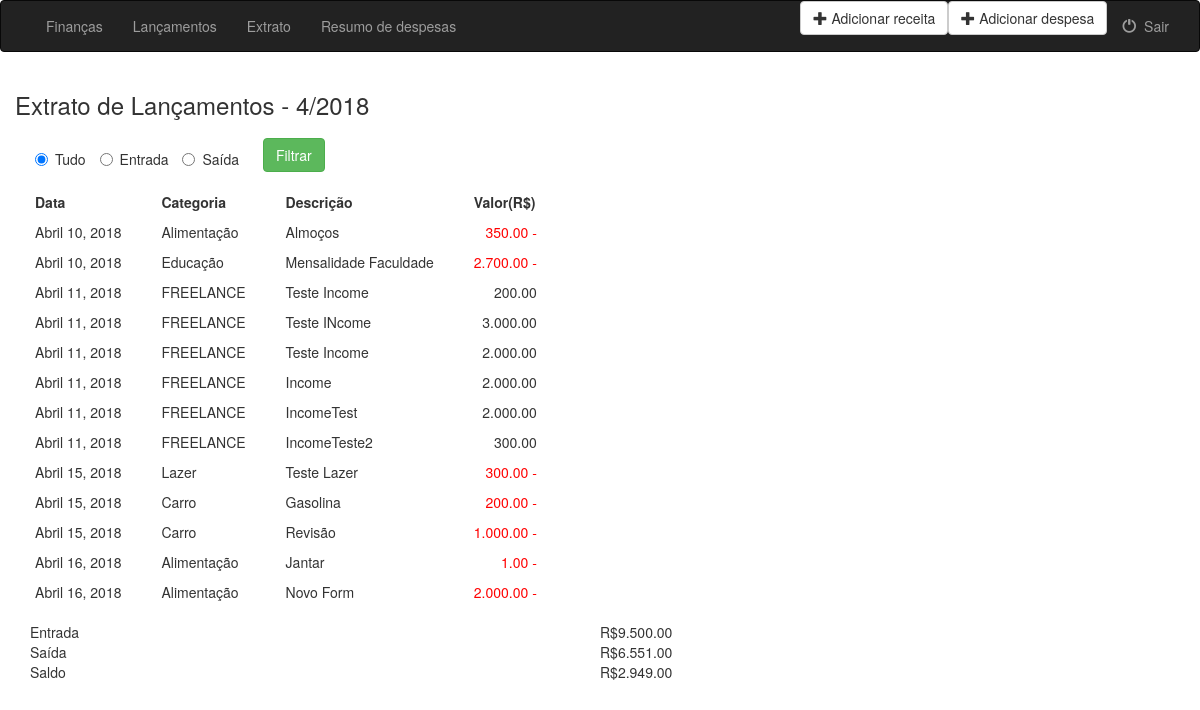
Before: /finances/entries_statement/ (signed in) with the older database file.
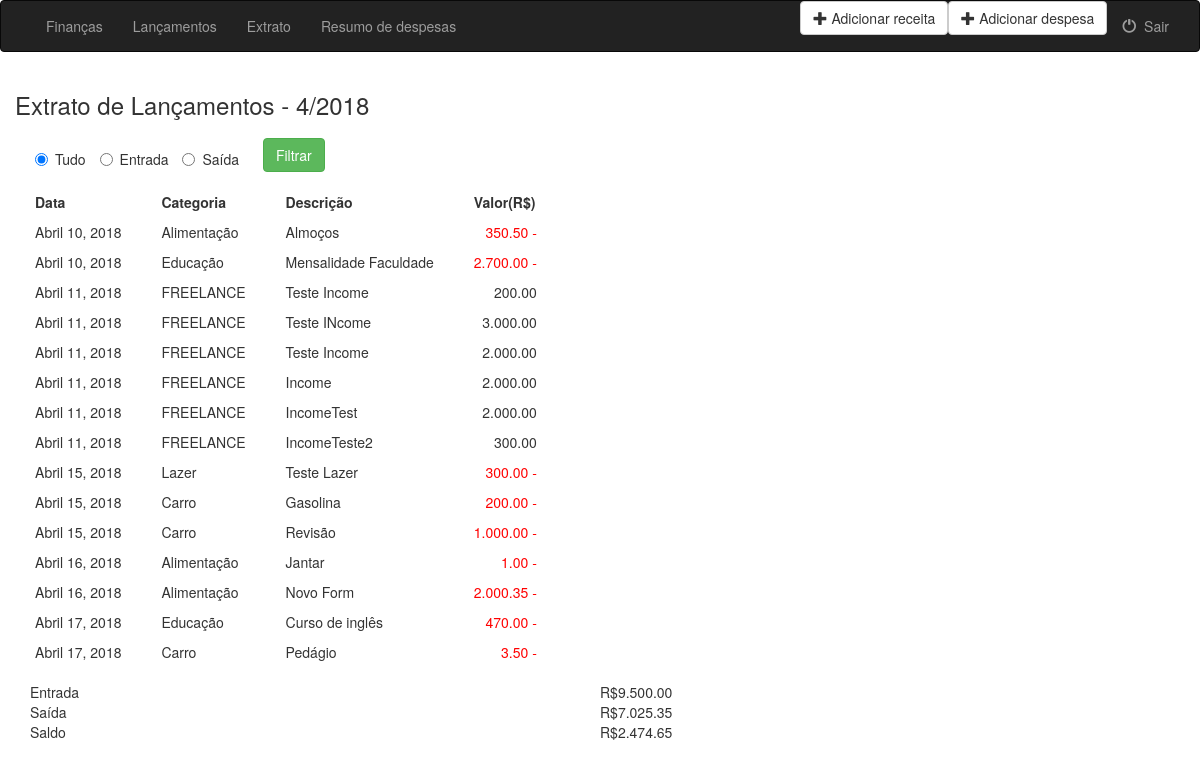
After: the same page with the newer database file.
### finances/models.py (models this page shows, shortened)
class Entry(models.Model):
    agent = models.ForeignKey(User, on_delete=models.CASCADE)
    category = models.ForeignKey(Category, on_delete=models.CASCADE)
    description = models.CharField(max_length=100)
    amount = models.FloatField()
    entry_date = models.DateField(default=timezone.now)
    objects = EntryManager()

class Category(models.Model):
    INCOME = 'IN'
    EXPENSE = 'EX'
    ENTRY_TYPE_CHOICES = (
        (INCOME, 'INCOME'),
        (EXPENSE, 'EXPENSE'),
    )
    entries_type = models.CharField(
        max_length=2,
        choices=ENTRY_TYPE_CHOICES,
        default= EXPENSE,
    )
    description = models.CharField(max_length=100)

### finances/views.py (the view)
# urls.py: path('entries_statement/', views.EntriesStatement.as_view(), name='entries_statement'),
class EntriesStatement(LoginRequiredMixin, View):
    template_name = 'finances/entries_statement.html'
    login_url = "finances:login_user"
    def get(self, request):
        return get_list_entries(request, None, self.template_name)

### finances/models.py (called while the page is built)
    def get_entries(self, user, month, year, limit, entry_type):
        try:
            return self.order_by('entry_date').filter(
                agent=user, category__in=Category.objects.filter(entries_type__in=entry_type),
                entry_date__month=month, entry_date__year=year
                )[:limit]
        except ObjectDoesNotExist:
            return None

    def get_incomes(self, user, month, year, limit):
        return self.get_entries(user, month, year, limit, [('IN')])

    def get_expenses(self, user, month, year, limit):
        return self.get_entries(user, month, year, limit, [('EX')])

    def get_all_entries(self, user, month, year, limit):
        return self.get_entries(user, month, year, limit, [('IN'), ('EX')])

    def get_entries_amount(self, user, entries):
        return entries.aggregate(Sum('amount'))

    def get_amount_expenses_by_category(self, user, month, year, limit):
        expenses = self.get_expenses(user, month, year, limit)
        return expenses.order_by('category__description').values('category__description').annotate(Sum('amount'))

    def get_expenses_by_category(self, user, month, year, limit):
        expenses = self.get_expenses(user, month, year, limit).values('category__description', 'description', 'amount', 'entry_date')
        return expenses.order_by('category__description', 'entry_date')

### finances/templatetags/format_currency.py (called while the page is built)
@register.filter
def format_currency_symbol(value):
    value = round(float(value), 2)
    return "R$%s%s" % (intcomma(int(value)), ("%0.2f" % value)[-3:])

@register.filter
def format_currency(value):
    value = round(float(value), 2)
    return "%s%s" % (intcomma(int(value)), ("%0.2f" % value)[-3:])

### finances/templatetags/get_sum.py (called while the page is built)
@register.filter
def get_balance(income, expense):
    return income - expense

### finances/views.py (called while the page is built)
def get_years(current_year, limit):
    years = []
    for i in range(current_year - limit, current_year + limit):
        years.append(i)
    return years

### finances/templates/finances/entries_statement.html (shortened to what this page needs)
{% extends 'finances/base.html' %}
{% load format_currency %}
{% load get_sum %}
{% block body %}
<div class="container-fluid">
    <h3>Extrato de Lançamentos - {{current_month}}/{{current_year}}</h3>
    <div class="filter">
        <form class="form-horizontal" role="form" action="{% url 'finances:entries_statement'%}" method="get" enctype="multipart/form-data">
            <label class="radio-inline">
                <input type="radio" name="entry_type" value="all"  {% if entry_type == 'all'%}checked="checked" {% endif %}>Tudo
            </label>
            <label class="radio-inline"><input type="radio" name="entry_type" value="income" {% if entry_type == 'income'%}checked="checked" {% endif %}>Entrada</label>
            <label class="radio-inline"><input type="radio" name="entry_type" value="expense"  {% if entry_type == 'expense'%}checked="checked" {% endif %}>Saída</label>
            <div class="button-filter">
                <button type="submit" class="btn btn-success">Filtrar</button>
            </div>
        </form>
    </div>
    <table>
        <tr>
            <th>Data</th>
            <th>Categoria</th>
            <th>Descrição</th>
            <th>Valor(R$)</th>
        </tr>
        {% if entry_type == 'income' %}
            {% for entry in incomes %}
            <tr>
                <td>{{entry.entry_date}}</td>
                <td>{{entry.category.description}}</td>
                <td>{{entry.description}}</td>
                <td class= "income">{{entry.amount|format_currency}}</td>
            </tr>
            {% endfor %}
        {% else %}
            {% for entry in all_entries %}
            <tr>
                <td>{{entry.entry_date}}</td>
                <td>{{entry.category.description}}</td>
                <td>{{entry.description}}</td>
                {%if entry.category.entries_type == 'EX'%}
                    <td class="expense">{{entry.amount|format_currency}} -</td>
                {% else %}
                    <td class="income">{{entry.amount|format_currency}}</td>
                {% endif%}
            </tr>
            {% endfor %}
        {% endif %}
    </table>
    <div class="container">
        <br />
        <div class="row">
            <div class="col-sm-6">Entrada</div>
            <div class="col-sm">
                {{total_incomes.amount__sum|format_currency_symbol}}
            </div>
        </div>
        <div class="row">
            <div class="col-sm-6">Saída</div>
            <div class="col-sm"> {{total_expenses.amount__sum|format_currency_symbol}} </div>
        </div>
        <div class="row">
            <div class="col-sm-6">Saldo</div>
            <div class="col-sm">{{total_incomes.amount__sum|get_balance:total_expenses.amount__sum|format_currency_symbol}} </div>
        </div>
    </div>
</div>
{% endblock %}

### finances/templates/finances/base.html (shortened to what this page needs)
{% load staticfiles %}
<!DOCTYPE html>
<html lang="pt-br">
<head>
    <link rel="stylesheet" href="https://maxcdn.bootstrapcdn.com/bootstrap/3.3.6/css/bootstrap.min.css">
    <link rel="stylesheet" href="{% static 'css/entries.css' %}">
</head>
<body>
    <nav class="navbar navbar-inverse">
        <div class="container-fluid">
            <div class="collapse navbar-collapse" id="topNavBar">
                <ul class="nav navbar-nav">
                    <li><a href="{% url 'finances:index' %}">Finanças</a></li>
                    <li><a href="{% url 'finances:list_entry' %}">Lançamentos</a></li>
                    <li><a href="{% url 'finances:entries_statement' %}">Extrato</a></li>
                    <li><a href="{% url 'finances:entries_by_category' %}">Resumo de despesas</a></li>
                </ul>
                <ul class="nav navbar-nav navbar-right">
                    <li>
                        <form action="{% url 'finances:create_entry'%}" method="get" style="display: inline;">
                            <button type="submit" class="btn btn-default btn- sm">
                                <span class="glyphicon glyphicon-plus" aria-hidden="true"></span>&nbsp;Adicionar receita</button>
                        </form>
                    </li>
                    <li>
                        <form action="{% url 'finances:create_entry'%}" method="get" style="display: inline;">
                            <button type="submit" class="btn btn-default btn- sm">
                                <span class="glyphicon glyphicon-plus" aria-hidden="true"></span>&nbsp;Adicionar despesa</button>
                        </form>
                    </li>
                    <li>
                        <a href="{% url 'finances:logout_user' %}">
                            <span class="glyphicon glyphicon-off" aria-hidden="true"></span>&nbsp; Sair
                        </a>
                    </li>
                </ul>
            </div>
        </div>
    </nav>
{% block body %}
{% endblock %}
</body>
</html>

### finances/static/css/entries.css (style rules this page uses)
.button-filter { display: inline; margin-left: 2rem; }
.filter { padding-left: 2rem; margin-top: 2rem; margin-bottom: 2rem; }
td { padding-right: 2rem; padding-left: 2rem; padding-top: 1rem; }
th { padding-left: 2rem; }
.expense { color:#FF0000; text-align: right; }
.income { text-align: right; }

Changed rows visible on the page:
changed Entry "Almoços": amount "350.00" → "350.50"
changed Entry "Novo Form": amount "2.000.00" → "2.000.35"
added Entry: entry_date "Abril 17, 2018", category.description "Educação", description "Curso de inglês", amount "470.00"
added Entry: entry_date "Abril 17, 2018", category.description "Carro", description "Pedágio", amount "3.50"
Other visible differences:
{{ total_expenses.amount__sum|format_currency_symbol }}: "R$6.551.00" → "R$7.025.35"
text no longer shown: "R$2.949.00"
text now shown: "R$2.474.65"
